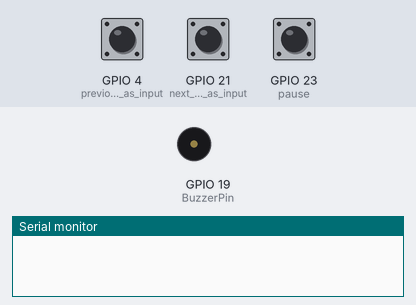
A sketch run on a simulated ESP32. Shown: buzzer (waves = sounding, pin HIGH), the last lines printed to the serial monitor. The test bench sets the inputs (shaded band); at power-on: GPIO 4 (previous_button_as_input) HIGH, GPIO 21 (next_button_as_input) HIGH, GPIO 23 (pause) HIGH. USB keyboard and mouse output is not drawn.

Above: at 1.2 s.
1.3 s: GPIO 4 (previous_button_as_input) pulled LOW for 1 s
At 1.65 s:
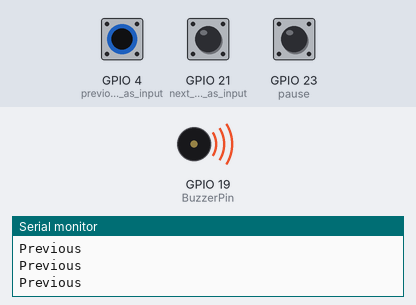
4.3 s: GPIO 21 (next_button_as_input) pulled LOW for 3.2 s
At 8.0 s:
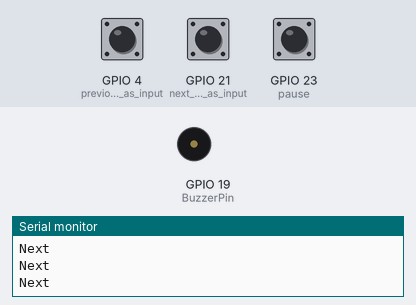
9.0 s: GPIO 23 (pause) pulled LOW for 0.15 s
At 10.1 s:
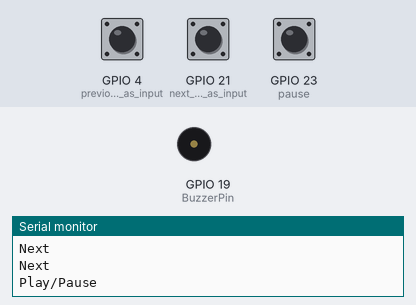
10.6 s: GPIO 23 (pause) pulled LOW for 3.2 s
At 10.82 s:
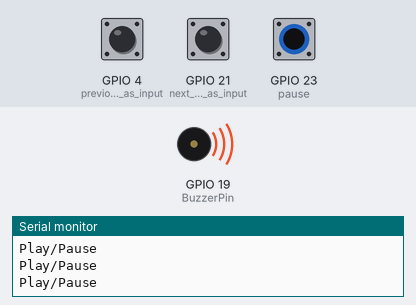
15.3 s: GPIO 4 (previous_button_as_input) pulled LOW for 3.2 s
At 18.8 s:
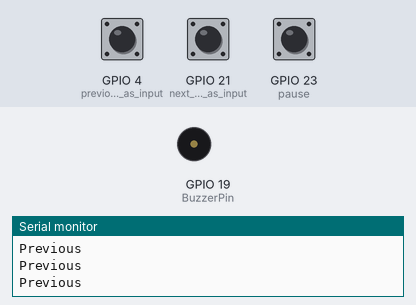
Timing chart, 0 to 20.3 s (numbered marks = the images above; inputs shaded):
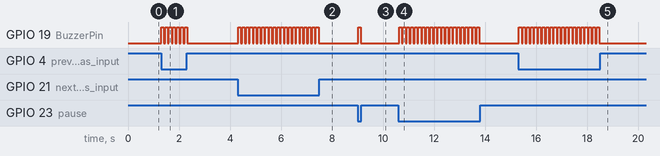

The sketch:

PushButton_mediacontrol.ino
```cpp
// using BleKeyboard library to send media control keys to a PC using 3 buttons .
#include <BleKeyboard.h>
BleKeyboard bleKeyboard("Media Controler");
int BuzzerPin = 19; // buzzer pin
void setup()
{
    pinMode(23, INPUT_PULLUP);  // pause/play button as input
    pinMode(21, INPUT_PULLUP);  // next button as input
    pinMode(4, INPUT_PULLUP);   // previous button as input
    pinMode(BuzzerPin, OUTPUT); // buzzer pin as output
    Serial.begin(115200);       // begin serial
    bleKeyboard.begin();        // begin bleKeyboard
}
void loop()
{

    if (bleKeyboard.isConnected())
    {

        if (digitalRead(23) == LOW)
        {
            Serial.println("Play/Pause");
            digitalWrite(BuzzerPin, HIGH); // buzzer on
            bleKeyboard.write(KEY_MEDIA_PLAY_PAUSE);
            delay(100);
            digitalWrite(BuzzerPin, LOW);
        }
        if (digitalRead(21) == LOW)
        {
            Serial.println("Next");
            digitalWrite(BuzzerPin, HIGH); // buzzer on
            bleKeyboard.write(KEY_MEDIA_NEXT_TRACK);
            delay(100);
            digitalWrite(BuzzerPin, LOW);
        }
        if (digitalRead(4) == LOW)
        {
            Serial.println("Previous");
            digitalWrite(BuzzerPin, HIGH); // buzzer on
            bleKeyboard.write(KEY_MEDIA_PREVIOUS_TRACK);
            delay(100);
            digitalWrite(BuzzerPin, LOW);
        }
        delay(50);
    }
    else
    {
        Serial.println("BLE not connected");
        digitalWrite(BuzzerPin, HIGH); // buzzer on when card is detected
        delay(100);
        digitalWrite(BuzzerPin, LOW);
        delay(5000);
    }
}
```

Measured:
- after the input at 1.3 s, GPIO 19 (BuzzerPin): alternates HIGH for 0.10 s and LOW for 0.05 s, 14 changes in all, then stays LOW, starting at once
- after the input at 4.3 s, GPIO 19 (BuzzerPin): alternates HIGH for 0.10 s and LOW for 0.05 s, 42 changes in all, then stays LOW, starting at once
- after the input at 9.0 s, GPIO 19 (BuzzerPin): LOW → HIGH at once, → LOW 0.10 s later
- after the input at 10.6 s, GPIO 19 (BuzzerPin): alternates HIGH for 0.10 s and LOW for 0.05 s, 42 changes in all, then stays LOW, starting at once
- after the input at 15.3 s, GPIO 19 (BuzzerPin): alternates HIGH for 0.10 s and LOW for 0.05 s, 42 changes in all, then stays LOW, starting at once
